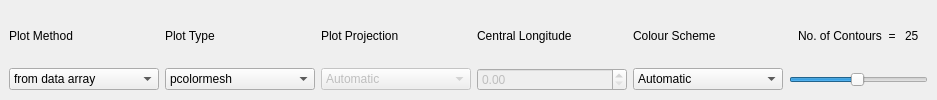
  <widget class="QDockWidget" name="plot_menu">
   <property name="features">
    <set>QDockWidget::DockWidgetMovable|QDockWidget::DockWidgetVerticalTitleBar</set>
   </property>
   <property name="allowedAreas">
    <set>Qt::BottomDockWidgetArea|Qt::TopDockWidgetArea</set>
   </property>
   <attribute name="dockWidgetArea">
    <number>4</number>
   </attribute>
   <widget class="QWidget" name="plot_menu_contents">
    <layout class="QGridLayout" name="gridLayout_7">
     <item row="0" column="1">
      <widget class="QLabel" name="plot_type_label">
       <property name="text">
        <string>Plot Type</string>
       </property>
      </widget>
     </item>
     <item row="0" column="3">
      <widget class="QLabel" name="plot_projection_label">
       <property name="text">
        <string>Plot Projection</string>
       </property>
      </widget>
     </item>
     <item row="0" column="5">
      <widget class="QLabel" name="color_scheme_label">
       <property name="text">
        <string>Colour Scheme</string>
       </property>
      </widget>
     </item>
     <item row="5" column="1">
      <widget class="QComboBox" name="select_plot_type">
       <property name="minimumSize">
        <size>
         <width>150</width>
         <height>0</height>
        </size>
       </property>
       <property name="toolTip">
        <string>Select the type of plot to be used</string>
       </property>
       <item>
        <property name="text">
         <string>pcolormesh</string>
        </property>
       </item>
       <item>
        <property name="text">
         <string>Filled Contour</string>
        </property>
       </item>
       <item>
        <property name="text">
         <string>Contour</string>
        </property>
       </item>
      </widget>
     </item>
     <item row="5" column="3">
      <widget class="QComboBox" name="select_projection">
       <property name="enabled">
        <bool>false</bool>
       </property>
       <property name="minimumSize">
        <size>
         <width>150</width>
         <height>0</height>
        </size>
       </property>
       <property name="toolTip">
        <string>select the map projection to be used</string>
       </property>
       <item>
        <property name="text">
         <string>Automatic</string>
        </property>
       </item>
       <item>
        <property name="text">
         <string>Plate Carree</string>
        </property>
       </item>
       <item>
        <property name="text">
         <string>Lambert Cylindrical</string>
        </property>
       </item>
       <item>
        <property name="text">
         <string>Mercator</string>
        </property>
       </item>
       <item>
        <property name="text">
         <string>Miller</string>
        </property>
       </item>
       <item>
        <property name="text">
         <string>Orthographic</string>
        </property>
       </item>
       <item>
        <property name="text">
         <string>Robinson</string>
        </property>
       </item>
       <item>
        <property name="text">
         <string>Stereographic</string>
        </property>
       </item>
       <item>
        <property name="text">
         <string>Rotated Pole</string>
        </property>
       </item>
       <item>
        <property name="text">
         <string>OSGB</string>
        </property>
       </item>
       <item>
        <property name="text">
         <string>EuroPP</string>
        </property>
       </item>
       <item>
        <property name="text">
         <string>North Polar Stereo</string>
        </property>
       </item>
       <item>
        <property name="text">
         <string>OSNI</string>
        </property>
       </item>
       <item>
        <property name="text">
         <string>South Polar Stereo</string>
        </property>
       </item>
      </widget>
     </item>
     <item row="5" column="5">
      <widget class="QComboBox" name="select_colormap">
       <property name="minimumSize">
        <size>
         <width>150</width>
         <height>0</height>
        </size>
       </property>
       <property name="toolTip">
        <string>Select the colour scheme to be used</string>
       </property>
       <item>
        <property name="text">
         <string>Automatic</string>
        </property>
       </item>
       <item>
        <property name="text">
         <string>brewer_Accent_08</string>
        </property>
       </item>
       <item>
        <property name="text">
         <string>brewer_Blues_09</string>
        </property>
       </item>
       <item>
        <property name="text">
         <string>brewer_BrBG_11</string>
        </property>
       </item>
       <item>
        <property name="text">
         <string>brewer_BuGn_09</string>
        </property>
       </item>
       <item>
        <property name="text">
         <string>brewer_BuPu_09</string>
        </property>
       </item>
       <item>
        <property name="text">
         <string>brewer_Dark2_08</string>
        </property>
       </item>
       <item>
        <property name="text">
         <string>brewer_GnBu_09</string>
        </property>
       </item>
       <item>
        <property name="text">
         <string>brewer_Greens_09</string>
        </property>
       </item>
       <item>
        <property name="text">
         <string>brewer_Greys_09</string>
        </property>
       </item>
       <item>
        <property name="text">
         <string>brewer_OrRd_09</string>
        </property>
       </item>
       <item>
        <property name="text">
         <string>brewer_Oranges_09</string>
        </property>
       </item>
       <item>
        <property name="text">
         <string>brewer_PRGn_11</string>
        </property>
       </item>
       <item>
        <property name="text">
         <string>brewer_Paired_12</string>
        </property>
       </item>
       <item>
        <property name="text">
         <string>brewer_Pastel1_09</string>
        </property>
       </item>
       <item>
        <property name="text">
         <string>brewer_Pastel2_08</string>
        </property>
       </item>
       <item>
        <property name="text">
         <string>brewer_PiYG_11</string>
        </property>
       </item>
       <item>
        <property name="text">
         <string>brewer_PuBuGn_09</string>
        </property>
       </item>
       <item>
        <property name="text">
         <string>brewer_PuBu_09</string>
        </property>
       </item>
       <item>
        <property name="text">
         <string>brewer_PuOr_11</string>
        </property>
       </item>
       <item>
        <property name="text">
         <string>brewer_PuRd_09</string>
        </property>
       </item>
       <item>
        <property name="text">
         <string>brewer_Purples_09</string>
        </property>
       </item>
       <item>
        <property name="text">
         <string>brewer_RdBu_11</string>
        </property>
       </item>
       <item>
        <property name="text">
         <string>brewer_RdGy_11</string>
        </property>
       </item>
       <item>
        <property name="text">
         <string>brewer_RdPu_09</string>
        </property>
       </item>
       <item>
        <property name="text">
         <string>brewer_RdYlBu_11</string>
        </property>
       </item>
       <item>
        <property name="text">
         <string>brewer_RdYlGn_11</string>
        </property>
       </item>
       <item>
        <property name="text">
         <string>brewer_Reds_09</string>
        </property>
       </item>
       <item>
        <property name="text">
         <string>brewer_Set1_09</string>
        </property>
       </item>
       <item>
        <property name="text">
         <string>brewer_Set2_08</string>
        </property>
       </item>
       <item>
        <property name="text">
         <string>brewer_Set3_12</string>
        </property>
       </item>
       <item>
        <property name="text">
         <string>brewer_Spectral_11</string>
        </property>
       </item>
       <item>
        <property name="text">
         <string>brewer_YlGnBu_09</string>
        </property>
       </item>
       <item>
        <property name="text">
         <string>brewer_YlGn_09</string>
        </property>
       </item>
       <item>
        <property name="text">
         <string>brewer_YlOrBr_09</string>
        </property>
       </item>
       <item>
        <property name="text">
         <string>brewer_YlOrBr_09</string>
        </property>
       </item>
       <item>
        <property name="text">
         <string>brewer_YlOrRd_09</string>
        </property>
       </item>
      </widget>
     </item>
     <item row="5" column="7">
      <widget class="QSlider" name="contour_slider">
       <property name="minimumSize">
        <size>
         <width>50</width>
         <height>0</height>
        </size>
       </property>
       <property name="maximumSize">
        <size>
         <width>200</width>
         <height>16777215</height>
        </size>
       </property>
       <property name="toolTip">
        <string>select the number of contours to be plotted</string>
       </property>
       <property name="minimum">
        <number>1</number>
       </property>
       <property name="maximum">
        <number>50</number>
       </property>
       <property name="value">
        <number>25</number>
       </property>
       <property name="orientation">
        <enum>Qt::Horizontal</enum>
       </property>
      </widget>
     </item>
     <item row="5" column="0">
      <widget class="QComboBox" name="select_plot_method">
       <property name="minimumSize">
        <size>
         <width>150</width>
         <height>0</height>
        </size>
       </property>
       <item>
        <property name="text">
         <string>from data array</string>
        </property>
       </item>
       <item>
        <property name="text">
         <string>using quickplot</string>
        </property>
       </item>
      </widget>
     </item>
     <item row="0" column="0">
      <widget class="QLabel" name="label">
       <property name="text">
        <string>Plot Method</string>
       </property>
      </widget>
     </item>
     <item row="0" column="7">
      <widget class="QFrame" name="contour_label_frame">
       <property name="frameShape">
        <enum>QFrame::NoFrame</enum>
       </property>
       <property name="frameShadow">
        <enum>QFrame::Raised</enum>
       </property>
       <layout class="QGridLayout" name="gridLayout_4">
        <item row="0" column="0">
         <widget class="QLabel" name="num_contours_label">
          <property name="text">
           <string>No. of Contours  = </string>
          </property>
         </widget>
        </item>
        <item row="0" column="1">
         <widget class="QLabel" name="contour_label">
          <property name="text">
           <string>25</string>
          </property>
         </widget>
        </item>
       </layout>
      </widget>
     </item>
     <item row="5" column="4">
      <widget class="QDoubleSpinBox" name="select_central_longitude">
       <property name="enabled">
        <bool>false</bool>
       </property>
       <property name="minimumSize">
        <size>
         <width>150</width>
         <height>0</height>
        </size>
       </property>
       <property name="maximum">
        <double>360.000000000000000</double>
       </property>
       <property name="singleStep">
        <double>5.000000000000000</double>
       </property>
      </widget>
     </item>
     <item row="0" column="4">
      <widget class="QLabel" name="label_2">
       <property name="text">
        <string>Central Longitude</string>
       </property>
      </widget>
     </item>
    </layout>
   </widget>
  </widget>
